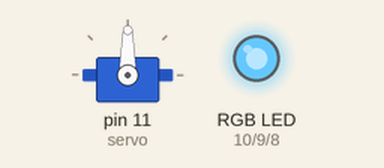
Simulated run of this sketch. Board: Arduino Uno, built with avr-gcc and run on an emulated ATmega328P. Shown: servo, an RGB LED mixed from three pins (HIGH = lit).

Above: at 0.1 s.
Timing chart, 0 to 1.6 s (numbered marks = the images above):
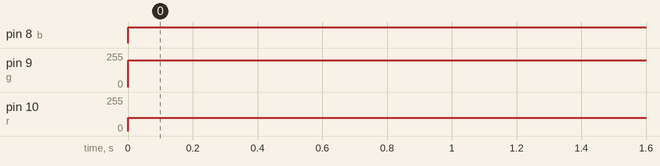

Measured:
- by itself, pin 8 (b): LOW → HIGH at 0.00 s
- by itself, pin 9 (g): 0/255 → 200/255 at 0.00 s
- by itself, pin 10 (r): 0/255 → 100/255 at 0.00 s

The sketch:

new_project.ino
```cpp
#include <Servo.h>
Servo pointer;
int servo = 11;
int angle;
int r = 10,g = 9,b = 8;

void setup()
{
  pinMode(servo,OUTPUT);
  pointer.attach(servo);
  pinMode(r,OUTPUT);
  pinMode(g,OUTPUT);
  pinMode(b,OUTPUT);
  Serial.begin(9600);
}

void loop()
{
  analogWrite(r,100);
  analogWrite(g,200);
  analogWrite(b,200);
}
```
